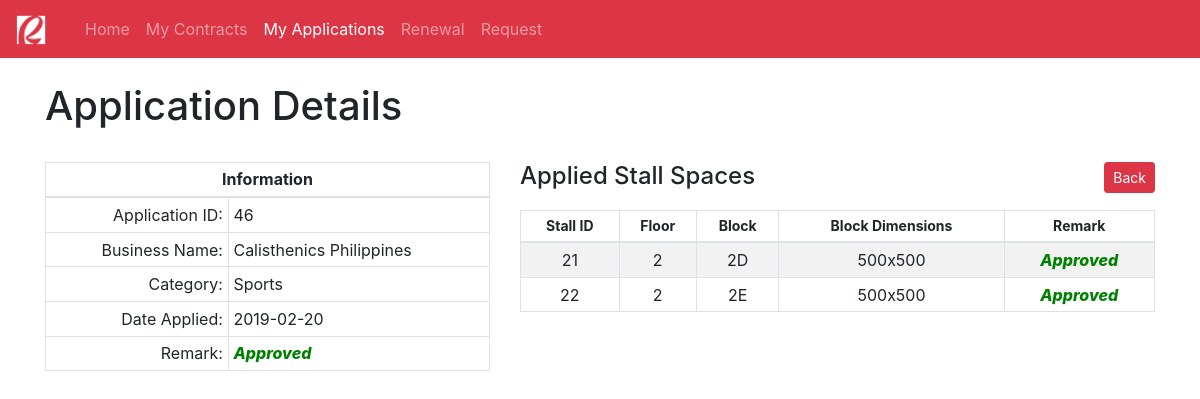
Screenshot of /client-view-application-details.php?app_id=46 with the database file from the repository.
### tables this page shows
CREATE TABLE `applied_stall` (
  `app_id` int(11) NOT NULL,
  `client_id` int(11) NOT NULL,
  `category_id` int(11) NOT NULL,
  `business_name` varchar(128) DEFAULT NULL,
  `date_applied` datetime DEFAULT CURRENT_TIMESTAMP,
  `date_approved` datetime DEFAULT NULL,
  `application_status` varchar(32) DEFAULT 'Unapproved',
  `applied_term` varchar(32) NOT NULL,
  `start_date` datetime DEFAULT NULL,
  `end_date` datetime DEFAULT NULL
);

CREATE TABLE `business_classification` (
  `category_id` int(11) NOT NULL,
  `category_name` varchar(64) NOT NULL
);

CREATE TABLE `applied_stall_details` (
  `id` int(11) NOT NULL,
  `app_id` int(11) NOT NULL,
  `stall_id` int(11) NOT NULL,
  `stall_application_status` varchar(32) DEFAULT 'Unapproved'
);

CREATE TABLE `stalls` (
  `stall_id` int(11) NOT NULL,
  `floor_no` varchar(1) NOT NULL,
  `block_no` varchar(20) NOT NULL,
  `block_dimension` varchar(11) NOT NULL,
  `stall_price` double NOT NULL,
  `price_date_effectivity` datetime DEFAULT NULL
);

### client-view-application-details.php (the view, shortened to what this page needs)
<!DOCTYPE html>
<html lang="en">
<head>
    <link rel="stylesheet" href="bootstrap-4.2.1-dist/css/bootstrap.min.css">
    <nav class="navbar navbar-expand-lg navbar-dark bg-danger">
        <a class="navbar-brand" href="index.php">
            <img src="img/rob.png" width="30" height="30" alt="">
        </a>
        <div class="container">
            <div class="collapse navbar-collapse" id="navbarNav">
                <ul class="navbar-nav">
                    <li class="nav-item ">
                        <a class="nav-link" href="old-user.php?client_id=<?php echo $_GET['client_id'];?>">Home</a>
                    </li>
                    <li class="nav-item ">
                        <a class="nav-link" href="client-contracts.php?client_id=<?php echo $_GET['client_id'];?>">My Contracts</a>
                    </li>
                    <li class="nav-item active">
                        <a class="nav-link" href="client-application.php?client_id=<?php echo $_GET['client_id'];?>">My Applications</a>
                    </li>
                    <li class="nav-item">
                        <a class="nav-link" href="client-renewal.php?client_id=<?php echo $_GET['client_id'];?>">Renewal</a>
                    </li>
                    <li class="nav-item">
                        <a class="nav-link" href="client-application-request.php?client_id=<?php echo $_GET['client_id'];?>">Request</a>
                    </li>
                </ul>
            </div>
        </div>
    </nav>
</head>
<body>
    <div class="container">
            <br><h1>Application Details</h1><br>
        <div class="row">
            <div class="col-md-5">
                    <?php
                        require_once "api/config.php";
                        $app_id = $_GET['app_id'];
                        $client_id = $_GET['client_id'];
                        $sql_applied_stall = "SELECT * FROM applied_stall ap
                        INNER JOIN business_classification bc ON ap.category_id = bc.category_id WHERE app_id = $app_id";
                        $result_applied_stall = mysqli_query($link, $sql_applied_stall);
                        if(mysqli_num_rows($result_applied_stall) > 0 ){
                            while($row_applied_stall = mysqli_fetch_assoc($result_applied_stall)){
                                echo '<table class="table table-bordered table-sm">';
                                    echo '<tr align="center">';
                                        echo '<th colspan="2">Information</th>';
                                    echo '</tr>';
                                    echo '<tbody>';
                                        echo '<tr>';
                                            echo '<td align="right">Application ID:</td>';
                                            echo '<td>' . $row_applied_stall['app_id'] . '</td>';
                                        echo '</tr>';
                                        echo '<tr>';
                                            echo '<td align="right">Business Name:</td>';
                                            echo '<td>' . $row_applied_stall['business_name'] . '</td>';
                                        echo '</tr>';
                                        echo '<tr>';
                                            echo '<td align="right">Category:</td>';
                                            echo '<td>' . $row_applied_stall['category_name'] . '</td>';
                                        echo '</tr>';
                                        echo '<tr>';
                                            echo '<td align="right">Date Applied:</td>';
                                            $old_date_applied = strtotime($row_applied_stall['date_applied']);
                                            $new_date_applied = date('Y-m-d', $old_date_applied);
                                            echo '<td>' . $new_date_applied . '</td>';
                                        echo '</tr>';
                                        echo '<tr>';
                                            echo '<td align="right">Remark:</td>';
                                                if($row_applied_stall['application_status'] == 'Approved'){
                                                    echo "<td style='color: green; font-style: italic; font-weight: 800;'>" . $row_applied_stall['application_status'] . "</td>";
                                                }elseif($row_applied_stall['application_status'] == 'Unapproved'){
                                                    echo "<td style='color: gray; font-style: italic; font-weight: 800;'>" . $row_applied_stall['application_status'] . "</td>";
                                                }elseif($row_applied_stall['application_status'] == 'Disapproved'){
                                                    echo "<td style='color: red; font-style: italic; font-weight: 800;'>" . $row_applied_stall['application_status'] . "</td>";
                                                }
                                        echo '</tr>';
                                    echo '</tbody>';
                                echo '</table>';
                            }
                        }
                    ?>
            </div>
            <div class="col-md-7">
            <h4 class="float-left">Applied Stall Spaces</h4>
            <a href="client-application.php?client_id=<?php echo $client_id;?>" class="btn btn-danger btn-sm float-right">Back</a>
            <br /><br />
                <table class="table table-sm table-bordered table-striped">
                    <thead align="center" style="font-size: 14px;">
                        <th>Stall ID</th>
                        <th>Floor</th>
                        <th>Block</th>
                        <th>Block Dimensions</th>
                        <th>Remark</th>
                    </thead>
                <?php
                        require_once "api/config.php";
                        $app_id = $_GET['app_id'];
                        $sql_applied_stall = "SELECT * FROM applied_stall_details ad
                        INNER JOIN stalls s ON ad.stall_id = s.stall_id
                        WHERE app_id = $app_id";
                        $result_applied_stall = mysqli_query($link, $sql_applied_stall);
                        if(mysqli_num_rows($result_applied_stall) > 0 ){
                            while($row_applied_stall = mysqli_fetch_assoc($result_applied_stall)){
                                echo "<tr align='center'>";
                                    echo "<td>" . $row_applied_stall['stall_id'] . "</td>";
                                    echo "<td>" . $row_applied_stall['floor_no'] . "</td>";
                                    echo "<td>" . $row_applied_stall['block_no'] . "</td>";
                                    echo "<td>" . $row_applied_stall['block_dimension'] . "</td>";
                                    if($row_applied_stall['stall_application_status'] == 'Approved'){
                                        echo "<td style='color: green; font-style: italic; font-weight: 800;'>" . $row_applied_stall['stall_application_status'] . "</td>";
                                    }elseif($row_applied_stall['stall_application_status'] == 'Unapproved'){
                                        echo "<td style='color: gray; font-style: italic; font-weight: 800;'>" . $row_applied_stall['stall_application_status'] . "</td>";
                                    }elseif($row_applied_stall['stall_application_status'] == 'Disapproved'){
                                        echo "<td style='color: red; font-style: italic; font-weight: 800;'>" . $row_applied_stall['stall_application_status'] . "</td>";
                                    }elseif(($row_applied_stall['stall_application_status']) == 'Cancelled'){
                                        echo "<td style='color: red; font-style: italic; font-weight: 800;'>" . $row_applied_stall['stall_application_status'] . "</td>";
                                    }
                                echo "</tr>";
                            }
                        }
                    ?>
                </table>
            </div>
        </div>
    </div>
</body>
</html>

### rows the page displays
applied_stall: app_id "46", business_name "Calisthenics Philippines", category.category_name "Sports", date_applied "2019-02-20", application_status "Approved"
applied_stall_details: stall.stall_id "21", stall.floor_no "2", stall.block_no "2D", stall.block_dimension "500x500", stall_application_status "Approved"
applied_stall_details: stall.stall_id "22", stall.floor_no "2", stall.block_no "2E", stall.block_dimension "500x500", stall_application_status "Approved"
